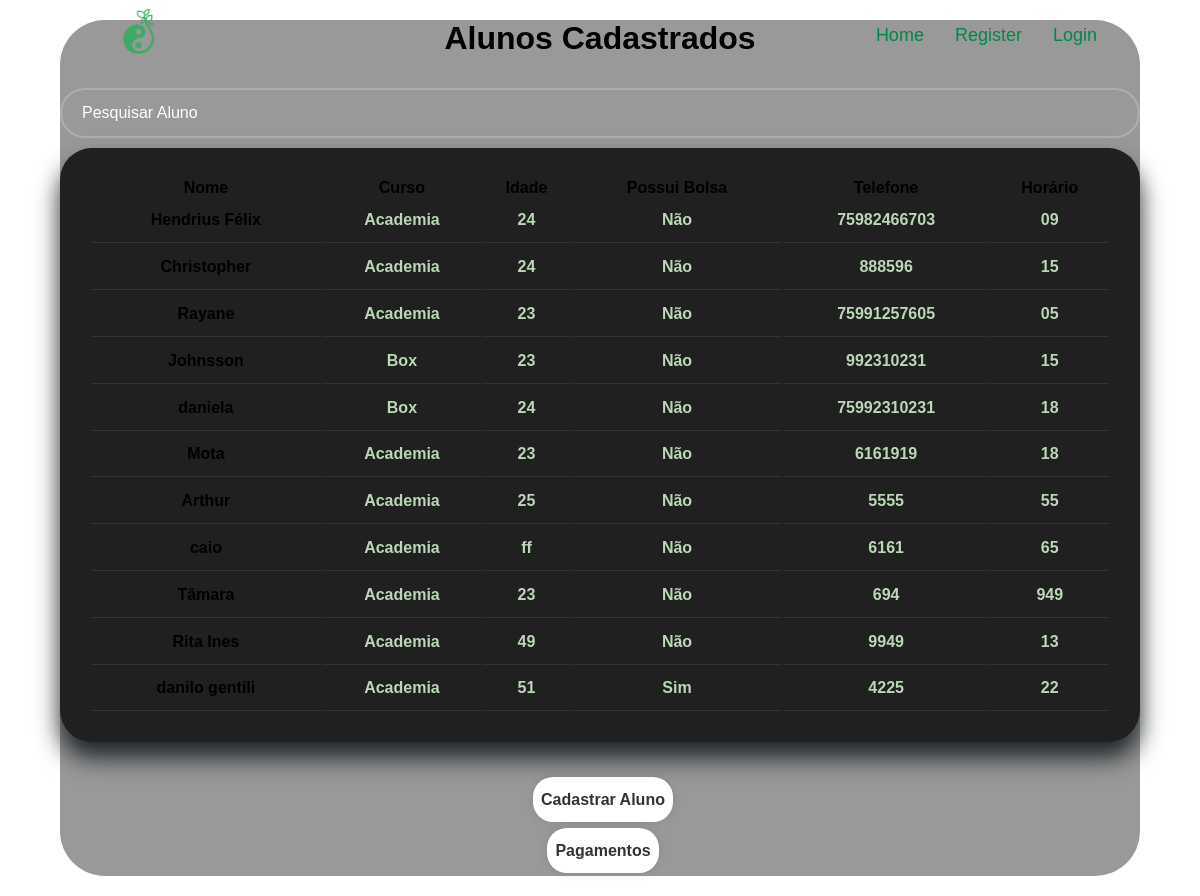
The app's page /alunos with its own data.
### app.py (models this page shows, shortened)
class Aluno(db.Model):
    __bind_key__ =  "aluno_database"
    id = db.Column(db.Integer, primary_key = True)
    nome = db.Column(db.String(20))
    idade = db.Column(db.Integer())
    cpf = db.Column(db.Integer())
    curso = db.Column(db.String(128))
    telefone = db.Column(db.Integer())
    horario= db.Column(db.String(128))
    email = db.Column(db.String(128))
    aniversario = db.Column(db.String(128))
    bolsa = db.Column(db.Boolean())
    pagamento = db.relationship('Pagamento', backref='aluno', lazy='dynamic')

### app.py (the view)
@app.route("/alunos", methods=["GET", "POST"])
def alunos_cadastrados():
    alunos = Aluno.query.all()
    return render_template('alunos.html', alunos = alunos)

### templates/alunos.html (shortened to what this page needs)
<!DOCTYPE html>
<html lang="pt-BR">
  <head>
  </head>
  <body>
    {%include "navigation.html"%}
    <div class="container">
      <div class="wrapper">
        <div>
          <h1>Alunos Cadastrados</h1>
        </div>
        <div class="dados-aluno">
          <div class="input-box input">
            <input type="text" id="input-pesquisa" onkeyup="search_aluno_table()" placeholder="Pesquisar Aluno">
          </div>
          <table>
            <thead>
             <tr>
              <th>Nome</th>
              <th>Curso</th>
              <th>Idade</th>
              <th>Possui Bolsa</th>
              <th>Telefone</th>
              <th>Horário</th>
             </tr>
            </thead>
            <tbody id="aluno-pesquisa_table">
                  {% for aluno in alunos %}
                    <tr>
                      <td>
                        <a href="{{ url_for('aluno', aluno_id=aluno.id) }}">
                          {{aluno.nome}}
                        </a>
                      </td>
                      <td>
                        {{aluno.curso}}
                      </td>
                      <td>
                        {{aluno.idade}}
                      </td>
                      <td>
                        {%if aluno.bolsa == True: %} Sim {%else%} Não {%endif%}
                      </td>
                      <td>
                        {{aluno.telefone}}
                      </td>
                      <td>
                        {{aluno.horario}}
                      </td>
                    </tr>
                  {% endfor %}
            </tbody>
          </table>
        </div>
        <div class="cadastrar-aluno">
          <div>
            <a href="{{ url_for('cadastro_aluno') }}"
              ><button class="btn">Cadastrar Aluno</button></a
            >
          </div>
        </div>
        <div class="pagamento">
          <a href="{{url_for('pagamentos')}}">
            <button class="btn">Pagamentos</button>
          </a>
        </div>
      </div>
    </div>
  </body>
</html>

### templates/navigation.html (shortened to what this page needs)
<link
  rel="stylesheet"
  href="{{ url_for('static', filename='css/navbar.css')}}"
/>
<nav id="topNav" class="nav-bar">
  <a class="logo" href="{{url_for('home')}}"
    ><img src="../static/img/logo2.png" alt="logo AEESI"
  /></a>
  <div class="menu-nav">
    <a href="{{url_for('home')}}">Home</a>
    <a href="{{url_for('register')}}">Register</a>
    <a href="{{url_for('login')}}">Login</a>
  </div>
</nav>

### static/css/navbar.css (style rules this page uses)
* { margin: 0; padding: 0; outline: 0; appearance: 0; border: 0; text-decoration: none; box-sizing: border-box; }
body { width: 100vw; font-family: "Poppins", sans-serif; user-select: none; overflow-x: hidden; background-color: #ffffff; color: black; position: absolute; }
.container { margin: 0 auto; display: flex; justify-content: center; align-items: center; min-height: 100%; flex-direction: column; padding-bottom: 130px; }
.wrapper { background: rgba(0, 0, 0, 0.4); display: flex; justify-content: center; align-items: center; flex-direction: column; width: 80%; min-height: 600px; height: fit-content; border-radius: 45px; font-weight: 600; margin-top: 20px; }
.wrapper h1 { text-align: center; }
.nav-bar { position: absolute; top: 0; left: 0; height: 70px; width: 100%; padding: 20px 100px; display: flex; justify-content: space-between; align-items: center; z-index: 100; background: transparent; font-size: 18px; font-weight: 500; text-decoration: none; overflow: hidden; }
.logo { font-size: 32px; color: #44704a; text-decoration: none; font-weight: 600; }
.logo img { height: 45px; }
.nav-bar a { text-decoration: none; color: #018749; font-weight: 500; margin-left: 20px; padding: 3px; }
a:is(:link, :active, :visited).active { color: #01ce72 !important; border-bottom: 1px solid #01ce72; }
.wrapper .input-box { width: 100%; height: 50px; position: relative; margin: 10px 0px; }
.input-box input { color: #b9b9b9; width: 100%; height: 100%; background: transparent; border: none; outline: none; border: 2px solid rgba(255, 255, 255, 0.2); border-radius: 40px; font-size: 16px; padding: 20px 45px 20px 20px; font-weight: 400; }
.input-box input::placeholder { color: #ffffff; }
.wrapper .btn { width: 100%; height: 45px; background: #fff; border: none; outline: none; border-radius: 20px; box-shadow: 0 0 10px rgba(0, 0, 0, 0.1); cursor: pointer; font-size: 16px; color: #333; font-weight: 600; margin: 3px; padding: 5px; }
.wrapper a { text-decoration: none; color: black; }
.wrapper .dados-aluno { margin-top: 1.3rem; margin-bottom: 2rem; width: 100%; }
.dados-aluno table { background-color: rgb(32, 32, 32); width: 100%; padding: 1.8rem; text-align: center; box-shadow: 0 1rem 1.5rem #202528; border-radius: 2rem; transition: all 0.3s ease; }
.dados-aluno table tbody td { height: 2.8rem; border-bottom: 1px solid rgba(132, 139, 200, 0.18); color: #bad8b6; }
@media (max-width: 1200px) { .wrapper { width: 90%; } }
@media (max-width: 1200px) { .container { padding-bottom: 20px; } }

### records on screen
Aluno: nome "Hendrius Félix", curso "Academia", idade "24", bolsa "Não", telefone "75982466703", horario "09"
Aluno: nome "Christopher", curso "Academia", idade "24", bolsa "Não", telefone "888596", horario "15"
Aluno: nome "Rayane", curso "Academia", idade "23", bolsa "Não", telefone "75991257605", horario "05"
Aluno: nome "Johnsson", curso "Box", idade "23", bolsa "Não", telefone "992310231", horario "15"
Aluno: nome "daniela", curso "Box", idade "24", bolsa "Não", telefone "75992310231", horario "18"
Aluno: nome "Mota", curso "Academia", idade "23", bolsa "Não", telefone "6161919", horario "18"
Aluno: nome "Arthur", curso "Academia", idade "25", bolsa "Não", telefone "5555", horario "55"
Aluno: nome "caio", curso "Academia", idade "ff", bolsa "Não", telefone "6161", horario "65"
Aluno: nome "Tâmara", curso "Academia", idade "23", bolsa "Não", telefone "694", horario "949"
Aluno: nome "Rita Ines", curso "Academia", idade "49", bolsa "Não", telefone "9949", horario "13"
Aluno: nome "danilo gentili", curso "Academia", idade "51", bolsa "Sim", telefone "4225", horario "22"
